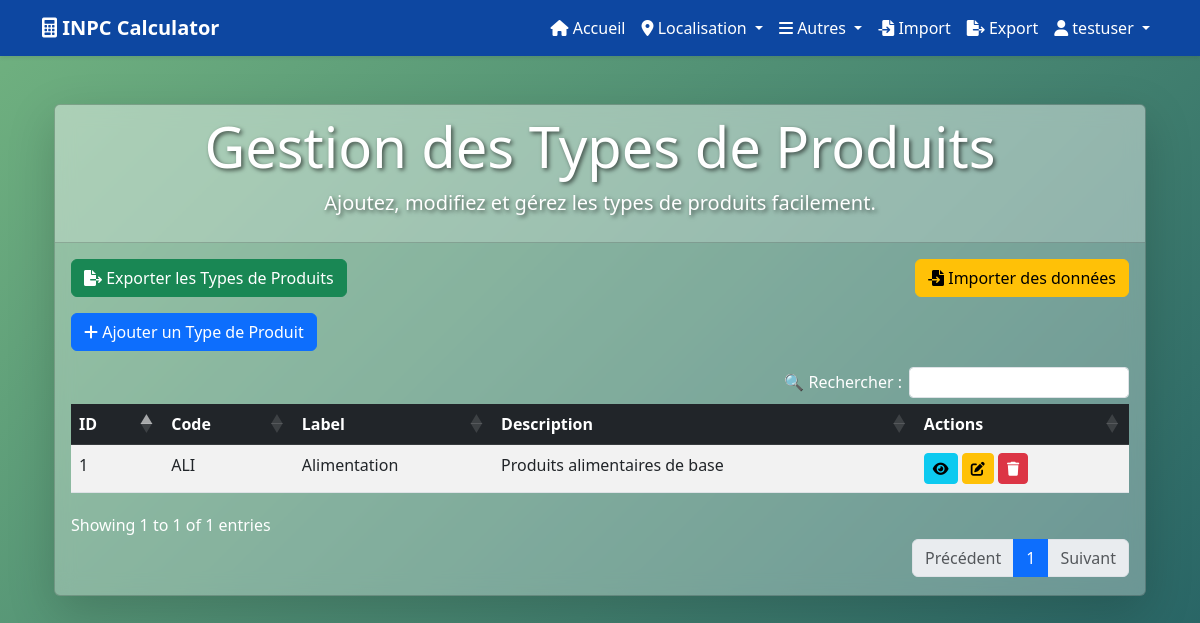
Screenshot of /pages/product_types/ (signed in) with the database file from the repository.
### utilisateurs/models.py (models this page shows, shortened)
class Utilisateur(AbstractUser):
    ROLE_CHOICES = (
        ('admin', 'Admin'),
        ('agent', 'Agent'),
    )
    role = models.CharField(max_length=10, choices=ROLE_CHOICES, default='agent')

### pages/models.py (models this page shows, shortened)
class ProductType(models.Model):
    code = models.CharField(max_length=45, unique=True)
    label = models.CharField(max_length=45)
    description = models.TextField()

### pages/views.py (the view, shortened to what this page needs)
# urls.py: path('product_types/', login_required(views.gestion_product_types), name='gestion_product_types'),
@login_required
def gestion_product_types(request):
    product_types = ProductType.objects.all()
    form = ProductTypeForm(request.POST or None)
    return render(request, 'pages/gestion_product_types.html', {'product_types': product_types, 'form': form})

### pages/forms.py
class ProductTypeForm(forms.ModelForm):
    class Meta:
        model = ProductType
        fields = ['code', 'label', 'description']
        widgets = {
            'code': forms.TextInput(attrs={'class': 'form-control glowing-input'}),
            'label': forms.TextInput(attrs={'class': 'form-control glowing-input'}),
            'description': forms.Textarea(attrs={'class': 'form-control glowing-input', 'rows': 3}),
        }

### templates/pages/gestion_product_types.html (shortened to what this page needs)
{% extends 'base.html' %}
{% load static %}
{% block content %}
<link rel="stylesheet" href="https://cdn.datatables.net/1.11.5/css/dataTables.bootstrap5.min.css">
<link rel="stylesheet" href="https://cdn.datatables.net/buttons/2.2.3/css/buttons.bootstrap5.min.css">
<link rel="stylesheet" href="{% static 'css/stylecrud.css' %}">
<div class="container mt-5">
    <div class="card shadow-lg text-white animate__animated animate__fadeInDown">
        <div class="card-header text-center">
            <h1 class="display-4">Gestion des Types de Produits</h1>
            <p class="lead">Ajoutez, modifiez et gérez les types de produits facilement.</p>
        </div>
        <div class="card-body animate__animated animate__fadeInUp">
            <div class="d-flex justify-content-between mb-3">
                <a href="{% url 'export_data' %}?table=ProductType" class="btn btn-success">
                    <i class="fas fa-file-export"></i> Exporter les Types de Produits
                </a>
                <a href="{% url 'import_data' %}" class="btn btn-warning">
                    <i class="fas fa-file-import"></i> Importer des données
                </a>
            </div>
            <button class="btn btn-primary mb-3" data-bs-toggle="modal" data-bs-target="#createModal">
                <i class="fas fa-plus"></i> Ajouter un Type de Produit
            </button>
            <table id="productTypeTable" class="table table-hover table-striped">
                <thead class="table-dark">
                    <tr>
                        <th>ID</th>
                        <th>Code</th>
                        <th>Label</th>
                        <th>Description</th>
                        <th>Actions</th>
                    </tr>
                </thead>
                <tbody>
                    {% for product_type in product_types %}
                    <tr class="animate__animated animate__fadeIn">
                        <td>{{ product_type.id }}</td>
                        <td>{{ product_type.code }}</td>
                        <td>{{ product_type.label }}</td>
                        <td>{{ product_type.description }}</td>
                        <td>
                            <button class="btn btn-info btn-sm" data-bs-toggle="modal" data-bs-target="#viewModal{{ product_type.id }}">
                                <i class="fas fa-eye"></i>
                            </button>
                            <button class="btn btn-warning btn-sm" data-bs-toggle="modal" data-bs-target="#editModal{{ product_type.id }}">
                                <i class="fas fa-edit"></i>
                            </button>
                            <form method="post" style="display:inline;">
                                <button type="submit" name="supprimer" onclick="return confirm('Es-tu sûr de vouloir supprimer ce Type de Produit ?')" class="btn btn-danger btn-sm">
                                    <i class="fas fa-trash"></i>
                                </button>
                            </form>
                        </td>
                    </tr>
                    {% endfor %}
                </tbody>
            </table>
        </div>
    </div>
</div>
{% endblock %}

### templates/base.html (shortened to what this page needs)
{% load static %}
<!DOCTYPE html>
<html lang="fr">
<head>
    <link href="https://cdn.jsdelivr.net/npm/bootstrap@5.3.0/dist/css/bootstrap.min.css" rel="stylesheet">
    <link href="https://cdnjs.cloudflare.com/ajax/libs/font-awesome/6.0.0-beta3/css/all.min.css" rel="stylesheet">
    <link rel="stylesheet" href="https://cdnjs.cloudflare.com/ajax/libs/animate.css/4.1.1/animate.min.css">
    <link rel="stylesheet" href="{% static 'css/styles.css' %}">
    <link rel="stylesheet" href="https://unpkg.com/leaflet@1.7.1/dist/leaflet.css" />
</head>
<body>
    <nav class="navbar navbar-expand-lg shadow-sm">
        <div class="container">
            <a class="navbar-brand fw-bold" href="#">
                <i class="fas fa-calculator"></i> INPC Calculator
            </a>
            <div class="collapse navbar-collapse" id="navbarNav">
                <ul class="navbar-nav ms-auto">
                    <li class="nav-item">
                        <a class="nav-link" href="{% url 'accueil' %}">
                            <i class="fas fa-home"></i> Accueil
                        </a>
                    </li>
<li class="nav-item dropdown">
    <a class="nav-link dropdown-toggle" href="#" id="dropdownLocalisation" role="button" data-bs-toggle="dropdown">
        <i class="fas fa-map-marker-alt"></i> Localisation
    </a>
</li>
                    <li class="nav-item dropdown">
                        <a class="nav-link dropdown-toggle" href="#" id="navbarDropdown" role="button" data-bs-toggle="dropdown">
                            <i class="fas fa-bars"></i> Autres
                        </a>
                    </li>
                    <li class="nav-item">
                        <a class="nav-link" href="{% url 'import_data' %}">
                            <i class="fas fa-file-import"></i> Import
                        </a>
                    </li>
                    <li class="nav-item">
                        <a class="nav-link" href="{% url 'export_data' %}">
                            <i class="fas fa-file-export"></i> Export
                        </a>
                    </li>
                    {% if user.is_authenticated %}
                    <li class="nav-item dropdown">
                        <a class="nav-link dropdown-toggle" href="#" id="userDropdown" role="button" data-bs-toggle="dropdown">
                            <i class="fas fa-user"></i> {{ user.username }}
                        </a>
                    </li>
                    {% endif %}
                </ul>
            </div>
        </div>
    </nav>
    <div class="container mt-5">
        {% block content %}
        {% endblock content %}
    </div>
</body>
</html>

### templates/pages/static/css/stylecrud.css (style rules this page uses)
body { background: linear-gradient(-45deg, #1e3c72, #2a5298, #134e5e, #71b280); background-size: 400% 400%; animation: moveBackground 10s ease infinite; }
.card-header { font-size: 1.5rem; font-weight: bold; text-align: center; background: rgba(255, 255, 255, 0.2); color: #ffffff; text-shadow: 2px 2px 4px rgba(0, 0, 0, 0.6); }
.card { background: rgba(255, 255, 255, 0.3); backdrop-filter: blur(10px); }

### templates/base.html (style rules this page uses)
.navbar { background-color: #0d47a1 !important; }
.navbar .nav-link, .navbar-brand { color: white !important; }

### rows the page displays
Utilisateur: username "testuser"
ProductType: id "1", code "ALI", label "Alimentation", description "Produits alimentaires de base"
